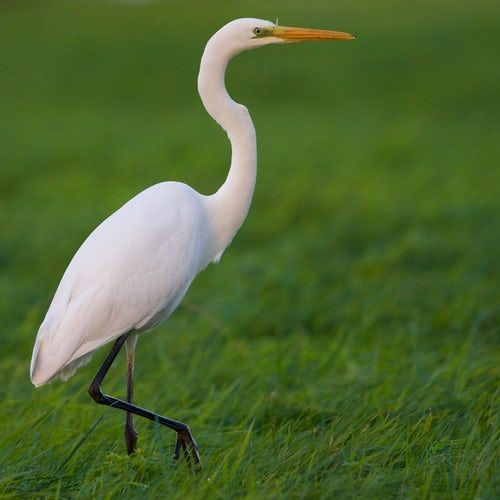
#> input picture Assignment4/image.jpg, 500 x 500 px
$ python dipAssignment4.py
#> lines starting #> are read from the running program, lines starting #| are printed output that depends on the picture
import matplotlib.pyplot as plt
import cv2
import numpy as np

img_path = './image.jpg'
image = plt.imread(img_path)
#> image is the input picture: shape (500, 500, 3); mean R, G, B 79.6, 104.1, 49.7
# print(image)

subPlotX, subPlotY = 3, 2

plt.figure(figsize = (30, 30))

grayscale_img = cv2.cvtColor(image, cv2.COLOR_RGB2GRAY)
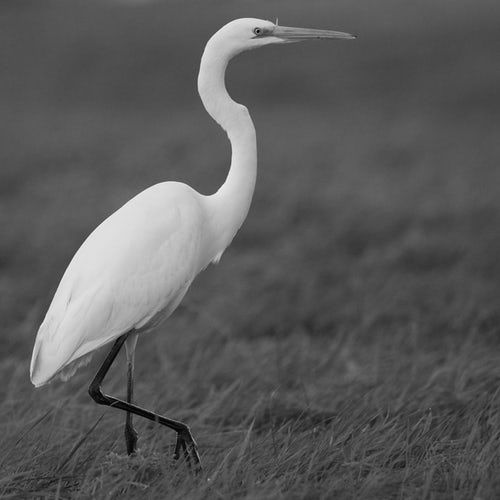
#> grayscale_img: shape (500, 500); min 1, max 252, mean 90.6

plt.figure(figsize = (30, 30))

grayscale_img = cv2.cvtColor(image, cv2.COLOR_RGB2GRAY)
grayscale_img = grayscale_img.reshape(-1)
axisY = np.zeros(256)
for i in range(0, len(grayscale_img)):
    axisY[grayscale_img[i]] += 1
#> after the loop, axisY = 256 values, max 9878 at index 80, min 0 at index 0, mean 976.6

axisX = np.array([i for i in range(0,256)])
#> axisX = 256 values from 0 to 255

plt.figure(figsize = (30, 30))

kernel = np.array([[-2,-1,0], [-1,1,1], [0,1,2]])
grayscale_img = cv2.cvtColor(image, cv2.COLOR_RGB2GRAY)
embosed_img = cv2.filter2D(grayscale_img, -1, kernel)
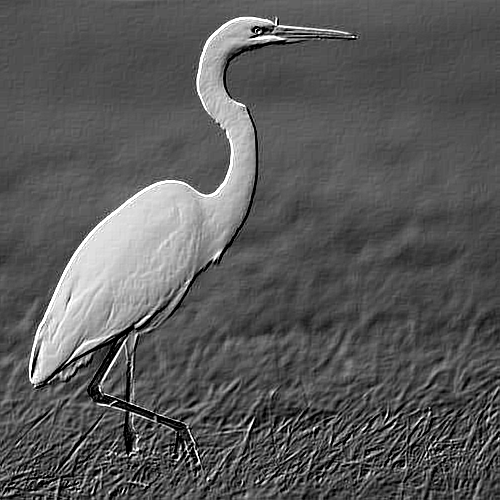
#> embosed_img: shape (500, 500); min 0, max 255, mean 89.9

grayscale_img = cv2.cvtColor(image, cv2.COLOR_RGB2GRAY)
width, height = grayscale_img.shape[0]+2, grayscale_img.shape[1]+2
#> width = 502; height = 502
padded_img = np.zeros(shape=(width,height))
padded_img[1:width-1, 1:height-1] = grayscale_img
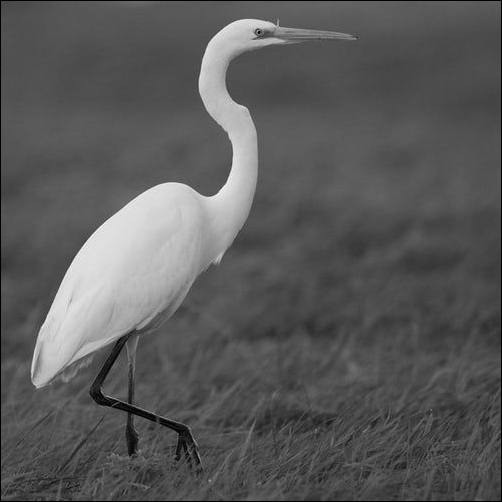
#> padded_img: shape (502, 502) float64; min 0, max 252, mean 89.8

kernelShape = kernel.shape[0]
convoluted_img = np.zeros(shape=(width-2,height-2))
for i in range(0,width-2):
    for j in range(0,height-2):
        cropped_img = padded_img[i:i+kernelShape, j:j+kernelShape]
#         print(cropped_img.shape)
        convoluted_img[i,j] = np.sum(np.multiply(cropped_img, kernel))
        if convoluted_img[i,j] < 0:
            convoluted_img[i,j] = 0
        elif convoluted_img[i,j] > 255:
            convoluted_img[i,j] = 255


plt.subplot(subPlotX, subPlotY, 1)
plt.title('Main image', fontsize=30)
plt.imshow(image)

plt.subplot(subPlotX, subPlotY, 2)
plt.title('Grayscale image', fontsize=30)
plt.imshow(grayscale_img, cmap='gray')

plt.subplot(subPlotX, subPlotY, 3)
plt.title('With built-in histogram function', fontsize=30)
plt.hist(grayscale_img.ravel(), 256, [0,256])

plt.subplot(subPlotX, subPlotY, 4)
plt.title('Newly built histogram function', fontsize=30)
plt.bar(axisX,axisY,width=1)

plt.subplot(subPlotX, subPlotY, 5)
plt.title('With built-in convulation function', fontsize = 30)
plt.imshow(embosed_img, cmap = 'gray')

plt.subplot(subPlotX, subPlotY, 6)
plt.title('Newly built convolution function', fontsize = 30)
plt.imshow(convoluted_img, cmap = 'gray')

plt.savefig('processed-image.png')
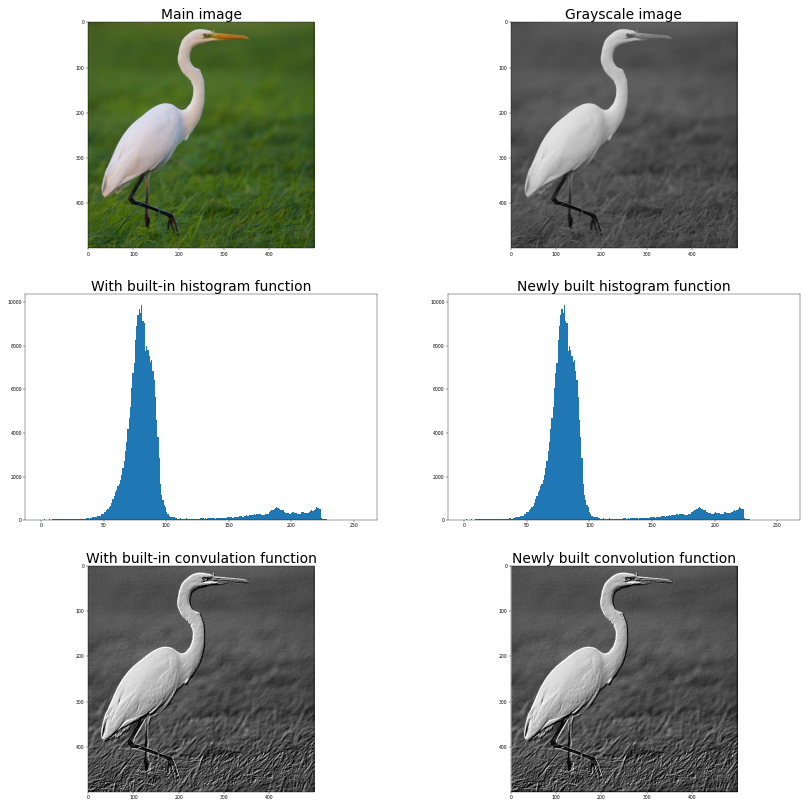
#> figure drawn by matplotlib, 6 panels; panel 3: tallest bar 9878 high, from x = 80 to 81; panel 4: tallest bar 9878 high, from x = 79.5 to 80.5
